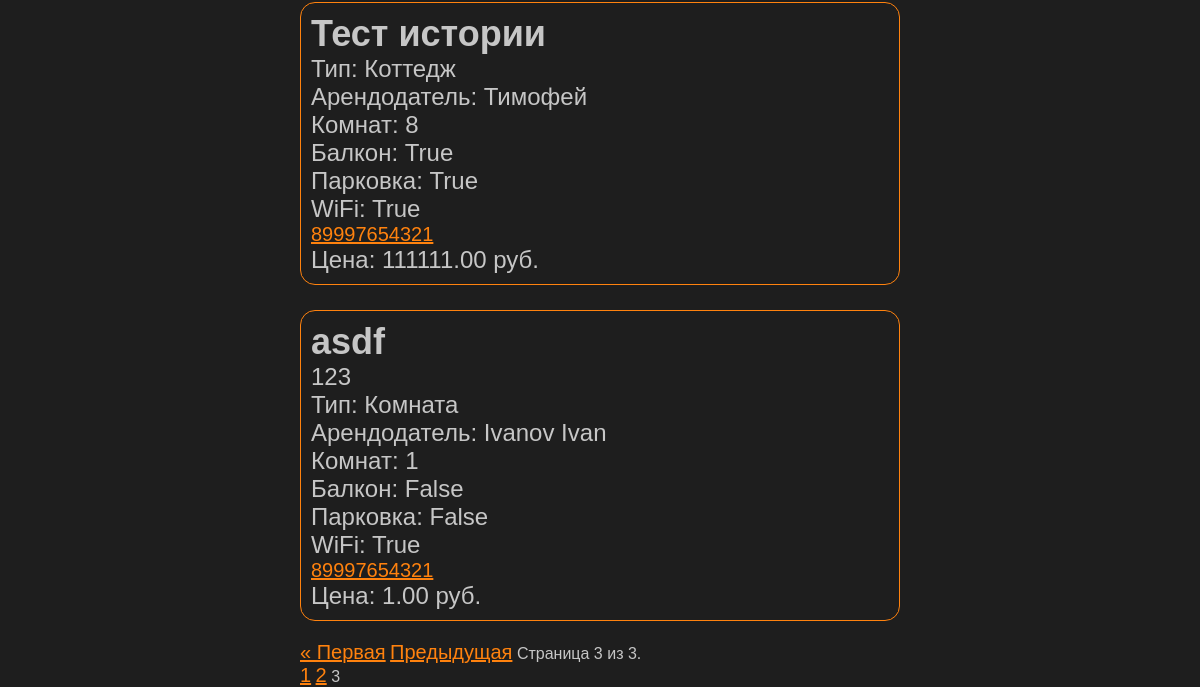
The app's page /property_list/?page=3 (lower part), older data.
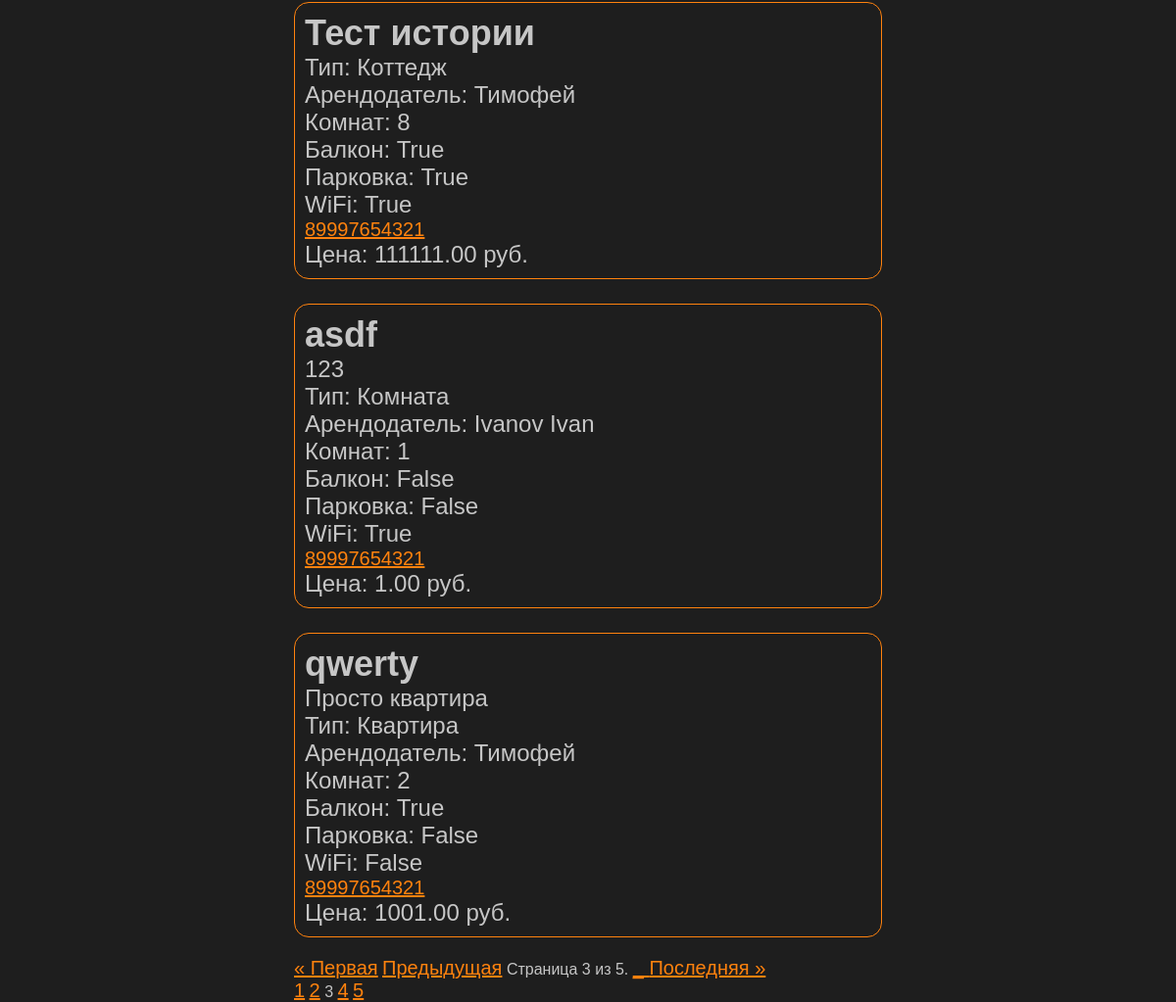
The same page, newer data.
### listings/models.py (models this page shows, shortened)
class Property(models.Model):
    title = models.CharField("Название", max_length=100)
    city = models.ForeignKey('City', on_delete=models.CASCADE, related_name='cities')
    district = models.TextField("Район", max_length=255, default=False)
    property_type = models.ForeignKey("PropertyType", on_delete=models.CASCADE, related_name='property_type', verbose_name="Тип жилья", default=0, null=False)
    description = models.TextField("Описание")
    room_count = models.IntegerField("Количество комнат", default=1)
    price = models.DecimalField("Цена", max_digits=10, decimal_places=2)
    balcony = models.BooleanField("Балкон", default=False)
    parking = models.BooleanField("Парковка", default=False)
    wifi = models.BooleanField("Wi-Fi", default=False)
    landlord = models.ForeignKey('Landlord', on_delete=models.CASCADE, related_name='properties', verbose_name="Арендодатель", default=0)
    image = models.ImageField(upload_to='properties/', blank=True, null=True)
    history = HistoricalRecords()

class PropertyType(models.Model):
    name = models.CharField("Тип жилья", max_length=50)
    def __str__(self):
        return self.name

class Landlord(models.Model):
    name = models.CharField(max_length=100)
    email = models.EmailField(unique=True)
    phone = models.CharField(max_length=15)
    history = HistoricalRecords()

### listings/views.py (the view)
# urls.py: path('property_list/', views.property_list, name='property_list'),
def property_list(request):
    properties = Property.objects.all()
    print(f"Объекты недвижимости: {properties.count()}")  # Добавьте вывод количества объектов
    paginator = Paginator(properties, 5)
    page_number = request.GET.get('page')
    print(f"Номер страницы: {page_number}")  # Отладочный вывод
    page_obj = paginator.get_page(page_number)
    return render(request, 'listings/property_list.html', {'page_obj': page_obj})

### listings/templates/listings/property_list.html (shortened to what this page needs)
{% load static %}
<!DOCTYPE html>
<html lang="en">
<head>
    <link rel="stylesheet" href="{% static 'css/styles.css' %}">
</head>
<body>
    <main>
    <ul class="property_search">
        {% for property in page_obj %}
            <li class="property_list">
                <div class="property_text">
                    <h2>{{ property.title }}</h2>
                    <p>{{ property.description }}</p>
                    <p>Тип: {{ property.property_type }}</p>
                    <p>Арендодатель: {{ property.landlord.name }}</p>
                    <p>Комнат: {{ property.room_count }}</p>
                    <p>Балкон: {{ property.balcony }}</p>
                    <p>Парковка: {{ property.parking }}</p>
                    <p>WiFi: {{ property.wifi }}</p>
                    <a type="tel" href="8999999999">{{ property.landlord.phone }}</a>
                    <p>Цена: {{ property.price }} руб.</p>
                </div>
            </li>
        {% empty %}
            <li>Нет доступной недвижимости.</li>
        {% endfor %}
    </ul>
    <div class="pagination">
        <span class="step-links">
            {% if page_obj.has_previous %}
                <a href="?page=1">&laquo; Первая</a>
                <a href="?page={{ page_obj.previous_page_number }}">Предыдущая</a>
            {% endif %}
            <span class="current">
                Страница {{ page_obj.number }} из {{ page_obj.paginator.num_pages }}.
            </span>
            {% if page_obj.has_next %}
                <a href="?page={{ page_obj.next_page_number }}">_
                <a href="?page={{ page_obj.paginator.num_pages }}">Последняя &raquo;</a>
            {% endif %}
        </span>
        <div class="page-links">
            {% for i in page_obj.paginator.page_range %}
                {% if page_obj.number == i %}
                    <span class="current-page">{{ i }}</span>
                {% else %}
                    <a href="?page={{ i }}">{{ i }}</a>
                {% endif %}
            {% endfor %}
        </div>
    </div>
    </main>
</body>
</html>

### listings/static/css/styles.css (style rules this page uses)
* { margin: 0; padding: 0; }
body { font-family: Arial, sans-serif; background-color: #1e1e1e; color: #c6c6c6; }
main { width: 50%; min-width: 400px; margin: 0 auto; }
a { color: #ff820e; font-size: 20px; }
li { padding: 10px 0; }
.property_search { display: flex; flex-direction: column; flex-wrap: wrap; padding: 20px 0; gap: 25px; width: 100%; }
.property_list { display: flex; flex-direction: row; font-size: 1.5rem; max-width: 100%; gap: 10px; border: #ff820e 1px solid; border-radius: 15px; padding: 10px; }
.property_text { display: flex; flex-direction: column; justify-content: space-between; }

Row changes from the older to the newer data that the page shows:
added Property: title "qwerty", description "Просто квартира", property_type "Квартира", landlord.name "Тимофей", room_count "2", balcony "True", parking "False", wifi "False", landlord.phone "89997654321", price "1001.00"
Text that changed along with them:
{{ page_obj.paginator.num_pages }}: "3" → "5"
text now shown: "_ Последняя »"
new list line: "4"
new list line: "5"
